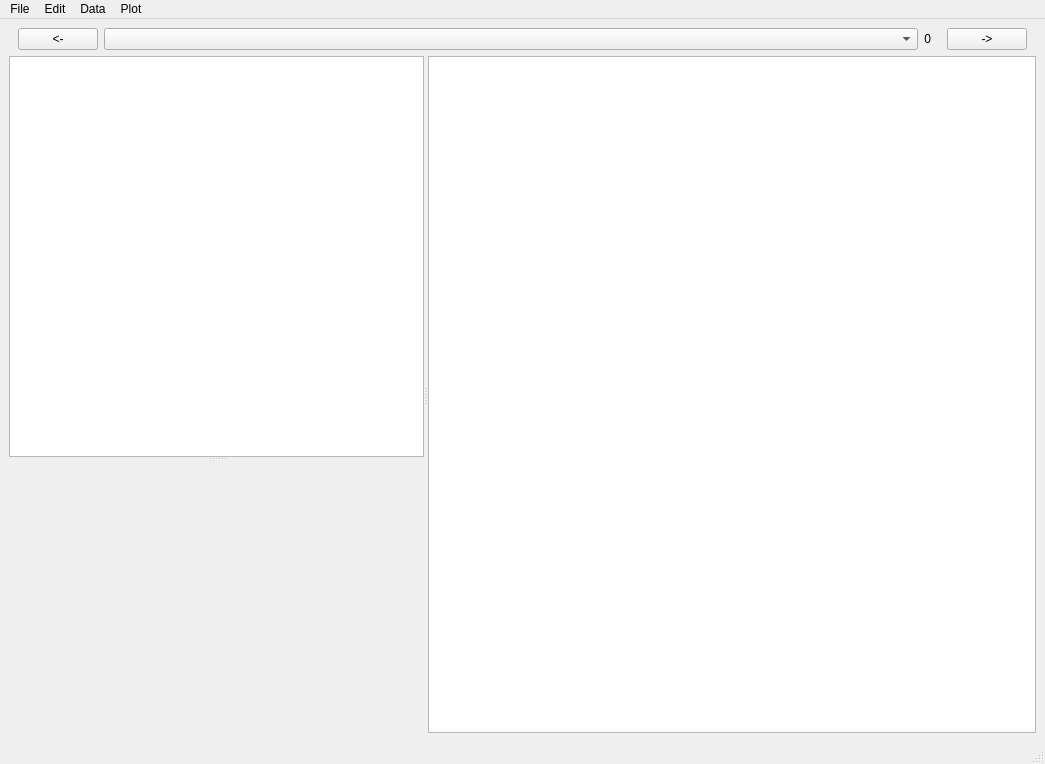
<?xml version="1.0" encoding="UTF-8"?>
<ui version="4.0">
 <class>MainWindow</class>
 <widget class="QMainWindow" name="MainWindow">
  <property name="geometry">
   <rect>
    <x>0</x>
    <y>0</y>
    <width>1045</width>
    <height>764</height>
   </rect>
  </property>
  <property name="windowTitle">
   <string>XPS UPS vms DataBrowser</string>
  </property>
  <widget class="QWidget" name="centralwidget">
   <layout class="QVBoxLayout" name="verticalLayout_5">
    <item>
     <widget class="QWidget" name="fileSelectorWidget" native="true">
      <property name="sizePolicy">
       <sizepolicy hsizetype="Preferred" vsizetype="Fixed">
        <horstretch>0</horstretch>
        <verstretch>0</verstretch>
       </sizepolicy>
      </property>
      <layout class="QHBoxLayout" name="horizontalLayout">
       <property name="topMargin">
        <number>0</number>
       </property>
       <property name="bottomMargin">
        <number>0</number>
       </property>
       <item>
        <widget class="QPushButton" name="buttonPrevArea">
         <property name="minimumSize">
          <size>
           <width>10</width>
           <height>0</height>
          </size>
         </property>
         <property name="text">
          <string>&lt;-</string>
         </property>
        </widget>
       </item>
       <item>
        <widget class="QComboBox" name="dataSelector">
         <property name="sizePolicy">
          <sizepolicy hsizetype="Expanding" vsizetype="Fixed">
           <horstretch>0</horstretch>
           <verstretch>0</verstretch>
          </sizepolicy>
         </property>
         <property name="editable">
          <bool>false</bool>
         </property>
         <property name="currentText">
          <string/>
         </property>
         <property name="currentIndex">
          <number>-1</number>
         </property>
         <property name="insertPolicy">
          <enum>QComboBox::InsertAtCurrent</enum>
         </property>
         <property name="minimumContentsLength">
          <number>1</number>
         </property>
        </widget>
       </item>
       <item>
        <widget class="QLabel" name="colNumber">
         <property name="sizePolicy">
          <sizepolicy hsizetype="Preferred" vsizetype="Fixed">
           <horstretch>0</horstretch>
           <verstretch>0</verstretch>
          </sizepolicy>
         </property>
         <property name="text">
          <string>0</string>
         </property>
         <property name="alignment">
          <set>Qt::AlignRight|Qt::AlignTrailing|Qt::AlignVCenter</set>
         </property>
         <property name="wordWrap">
          <bool>false</bool>
         </property>
         <property name="margin">
          <number>0</number>
         </property>
         <property name="indent">
          <number>10</number>
         </property>
        </widget>
       </item>
       <item>
        <widget class="QPushButton" name="buttonNextArea">
         <property name="minimumSize">
          <size>
           <width>10</width>
           <height>0</height>
          </size>
         </property>
         <property name="text">
          <string>-&gt;</string>
         </property>
        </widget>
       </item>
      </layout>
     </widget>
    </item>
    <item>
     <widget class="QSplitter" name="splitter_2">
      <property name="orientation">
       <enum>Qt::Horizontal</enum>
      </property>
      <widget class="QWidget" name="verticalLayoutWidget_4">
       <property name="sizePolicy">
        <sizepolicy hsizetype="Preferred" vsizetype="Preferred">
         <horstretch>1</horstretch>
         <verstretch>0</verstretch>
        </sizepolicy>
       </property>
       <layout class="QVBoxLayout" name="verticalLayout_4" stretch="0">
        <item>
         <widget class="QSplitter" name="splitter">
          <property name="sizePolicy">
           <sizepolicy hsizetype="Preferred" vsizetype="Expanding">
            <horstretch>0</horstretch>
            <verstretch>0</verstretch>
           </sizepolicy>
          </property>
          <property name="orientation">
           <enum>Qt::Vertical</enum>
          </property>
          <widget class="QWidget" name="verticalLayoutWidget">
           <layout class="QVBoxLayout" name="verticalLayout">
            <item>
             <widget class="QTableView" name="vmsTable">
              <property name="sizePolicy">
               <sizepolicy hsizetype="MinimumExpanding" vsizetype="Expanding">
                <horstretch>1</horstretch>
                <verstretch>0</verstretch>
               </sizepolicy>
              </property>
              <property name="baseSize">
               <size>
                <width>400</width>
                <height>0</height>
               </size>
              </property>
              <attribute name="horizontalHeaderVisible">
               <bool>false</bool>
              </attribute>
              <attribute name="horizontalHeaderCascadingSectionResizes">
               <bool>false</bool>
              </attribute>
              <attribute name="horizontalHeaderStretchLastSection">
               <bool>true</bool>
              </attribute>
              <attribute name="verticalHeaderVisible">
               <bool>true</bool>
              </attribute>
              <attribute name="verticalHeaderCascadingSectionResizes">
               <bool>false</bool>
              </attribute>
              <attribute name="verticalHeaderStretchLastSection">
               <bool>true</bool>
              </attribute>
             </widget>
            </item>
           </layout>
          </widget>
          <widget class="QWidget" name="verticalLayoutWidget_2">
           <layout class="QVBoxLayout" name="verticalLayout_2">
            <property name="spacing">
             <number>0</number>
            </property>
            <item>
             <widget class="QWidget" name="toolBarSpace" native="true">
              <property name="sizePolicy">
               <sizepolicy hsizetype="Fixed" vsizetype="Fixed">
                <horstretch>0</horstretch>
                <verstretch>0</verstretch>
               </sizepolicy>
              </property>
              <property name="minimumSize">
               <size>
                <width>350</width>
                <height>30</height>
               </size>
              </property>
              <layout class="QVBoxLayout" name="verticalLayout_9">
               <property name="leftMargin">
                <number>0</number>
               </property>
               <property name="topMargin">
                <number>0</number>
               </property>
               <property name="rightMargin">
                <number>0</number>
               </property>
               <property name="bottomMargin">
                <number>0</number>
               </property>
               <item>
                <layout class="QVBoxLayout" name="plotToolBar"/>
               </item>
              </layout>
             </widget>
            </item>
            <item>
             <widget class="QWidget" name="plotSpace" native="true">
              <property name="sizePolicy">
               <sizepolicy hsizetype="Preferred" vsizetype="Preferred">
                <horstretch>1</horstretch>
                <verstretch>0</verstretch>
               </sizepolicy>
              </property>
              <property name="minimumSize">
               <size>
                <width>0</width>
                <height>100</height>
               </size>
              </property>
              <property name="baseSize">
               <size>
                <width>400</width>
                <height>0</height>
               </size>
              </property>
              <layout class="QVBoxLayout" name="verticalLayout_11">
               <property name="leftMargin">
                <number>0</number>
               </property>
               <property name="topMargin">
                <number>0</number>
               </property>
               <property name="rightMargin">
                <number>0</number>
               </property>
               <property name="bottomMargin">
                <number>0</number>
               </property>
               <item>
                <layout class="QVBoxLayout" name="plotWidget"/>
               </item>
              </layout>
             </widget>
            </item>
           </layout>
          </widget>
         </widget>
        </item>
       </layout>
      </widget>
      <widget class="QWidget" name="verticalLayoutWidget_3">
       <property name="sizePolicy">
        <sizepolicy hsizetype="Preferred" vsizetype="Preferred">
         <horstretch>2</horstretch>
         <verstretch>0</verstretch>
        </sizepolicy>
       </property>
       <layout class="QVBoxLayout" name="verticalLayout_3" stretch="0">
        <item>
         <widget class="QTableView" name="paramTable">
          <property name="sizePolicy">
           <sizepolicy hsizetype="Expanding" vsizetype="Expanding">
            <horstretch>1</horstretch>
            <verstretch>0</verstretch>
           </sizepolicy>
          </property>
          <property name="sizeIncrement">
           <size>
            <width>0</width>
            <height>0</height>
           </size>
          </property>
          <property name="baseSize">
           <size>
            <width>700</width>
            <height>0</height>
           </size>
          </property>
          <property name="selectionBehavior">
           <enum>QAbstractItemView::SelectRows</enum>
          </property>
          <property name="sortingEnabled">
           <bool>true</bool>
          </property>
         </widget>
        </item>
       </layout>
      </widget>
     </widget>
    </item>
   </layout>
  </widget>
  <widget class="QMenuBar" name="menubar">
   <property name="geometry">
    <rect>
     <x>0</x>
     <y>0</y>
     <width>1045</width>
     <height>22</height>
    </rect>
   </property>
   <widget class="QMenu" name="menuFile">
    <property name="title">
     <string>File</string>
    </property>
    <addaction name="actionLoad"/>
    <addaction name="actionAppend_Files"/>
    <addaction name="actionSave"/>
    <addaction name="separator"/>
    <addaction name="actionRemove_Selected"/>
    <addaction name="actionRemove_All"/>
    <addaction name="separator"/>
    <addaction name="actionQuit"/>
   </widget>
   <widget class="QMenu" name="menuEdit">
    <property name="title">
     <string>Edit</string>
    </property>
    <addaction name="actionSelect_All"/>
    <addaction name="actionSelect_Marked"/>
    <addaction name="actionCheck_Selected"/>
    <addaction name="actionMark_None"/>
   </widget>
   <widget class="QMenu" name="menuData">
    <property name="title">
     <string>Data</string>
    </property>
    <addaction name="actionEdit_Username"/>
    <addaction name="actionSet_Fermi_Level"/>
   </widget>
   <widget class="QMenu" name="menuPlot">
    <property name="title">
     <string>Plot</string>
    </property>
    <addaction name="actionSwitch_Eb_Ek"/>
    <addaction name="actionShow_next_column"/>
   </widget>
   <addaction name="menuFile"/>
   <addaction name="menuEdit"/>
   <addaction name="menuData"/>
   <addaction name="menuPlot"/>
  </widget>
  <widget class="QStatusBar" name="statusbar"/>
  <action name="actionLoad">
   <property name="text">
    <string>Load</string>
   </property>
   <property name="toolTip">
    <string>Load Data</string>
   </property>
   <property name="shortcut">
    <string>Ctrl+L</string>
   </property>
  </action>
  <action name="actionSave">
   <property name="text">
    <string>Save</string>
   </property>
   <property name="toolTip">
    <string>Save Data</string>
   </property>
   <property name="shortcut">
    <string>Ctrl+S</string>
   </property>
  </action>
  <action name="actionQuit">
   <property name="text">
    <string>Quit</string>
   </property>
   <property name="shortcut">
    <string>Ctrl+Q</string>
   </property>
  </action>
  <action name="actionp">
   <property name="text">
    <string>p</string>
   </property>
  </action>
  <action name="actionTest">
   <property name="text">
    <string>Test</string>
   </property>
  </action>
  <action name="actionSelect_All">
   <property name="text">
    <string>Select All</string>
   </property>
   <property name="shortcut">
    <string>Ctrl+A</string>
   </property>
  </action>
  <action name="actionCheck_Selected">
   <property name="text">
    <string>Mark Selected</string>
   </property>
   <property name="shortcut">
    <string>Ctrl+M</string>
   </property>
  </action>
  <action name="actionMark_None">
   <property name="text">
    <string>Mark None</string>
   </property>
   <property name="shortcut">
    <string>Ctrl+U</string>
   </property>
  </action>
  <action name="actionSelect_Marked">
   <property name="text">
    <string>Select Marked</string>
   </property>
   <property name="shortcut">
    <string>Ctrl+Shift+A</string>
   </property>
  </action>
  <action name="actionAppend_Files">
   <property name="text">
    <string>Append Files</string>
   </property>
   <property name="shortcut">
    <string>Ctrl+Shift+L</string>
   </property>
  </action>
  <action name="actionRemove_Selected">
   <property name="text">
    <string>Remove Selected</string>
   </property>
   <property name="shortcut">
    <string>Ctrl+R</string>
   </property>
  </action>
  <action name="actionRemove_All">
   <property name="text">
    <string>Remove All</string>
   </property>
   <property name="shortcut">
    <string>Ctrl+Shift+R</string>
   </property>
  </action>
  <action name="actionEdit_Username">
   <property name="text">
    <string>Edit Operator name</string>
   </property>
  </action>
  <action name="actionSet_Fermi_Level">
   <property name="text">
    <string>Set Fermi Level</string>
   </property>
  </action>
  <action name="actionSwitch_Eb_Ek">
   <property name="text">
    <string>Switch Eb/Ek</string>
   </property>
  </action>
  <action name="actionShow_next_column">
   <property name="text">
    <string>Show next column</string>
   </property>
  </action>
 </widget>
 <resources/>
 <connections/>
</ui>
